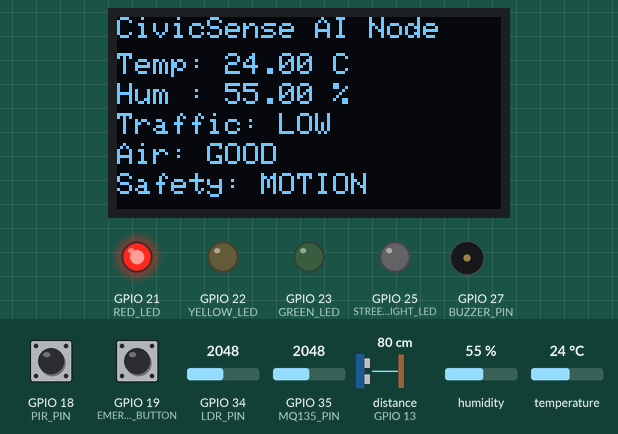
This sketch was run on a simulated ESP32. Shown: 128×64 one-colour display, output pins drawn as LEDs (lit = HIGH), buzzer (waves = sounding, pin HIGH). Wiring (from diagram.json): ultrasonic range finder: trigger GPIO 26; echo GPIO 13. Inputs (shaded band) come from the test bench; at power-on: distance to the obstacle (sensor on GPIO 13) 80 cm, GPIO 35 (MQ135_PIN) = 2048, GPIO 18 (PIR_PIN) HIGH, GPIO 19 (EMERGENCY_BUTTON) HIGH, GPIO 34 (LDR_PIN) = 2048, humidity 55 %, temperature 24 °C. The echo pulse lasts 58.3 µs per cm; pins used as bus, display or sensor lines are not drawn; what the sketch prints to the serial monitor is not drawn.

Above: at 3.2 s.
3.3 s: distance to the obstacle (sensor on GPIO 13) set to 54 cm
6.0 s: distance to the obstacle (sensor on GPIO 13) set to 46 cm
At 7.5 s:
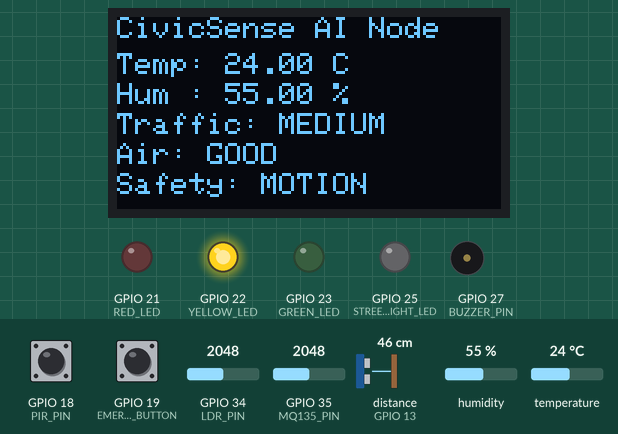
8.7 s: GPIO 35 (MQ135_PIN) set to 2171
11.5 s: GPIO 35 (MQ135_PIN) set to 2272
At 13.3 s:
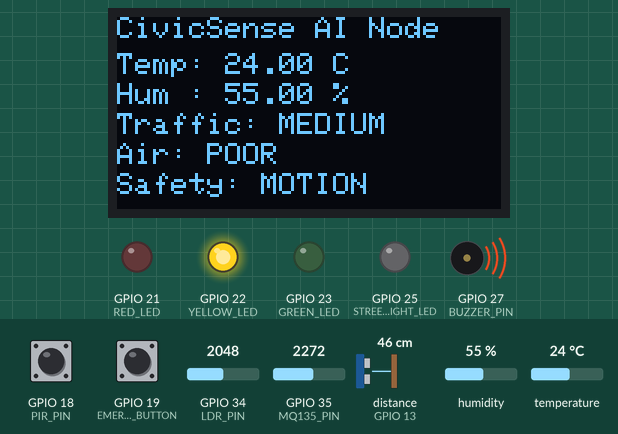
14.2 s: GPIO 18 (PIR_PIN) driven LOW
At 15.7 s:
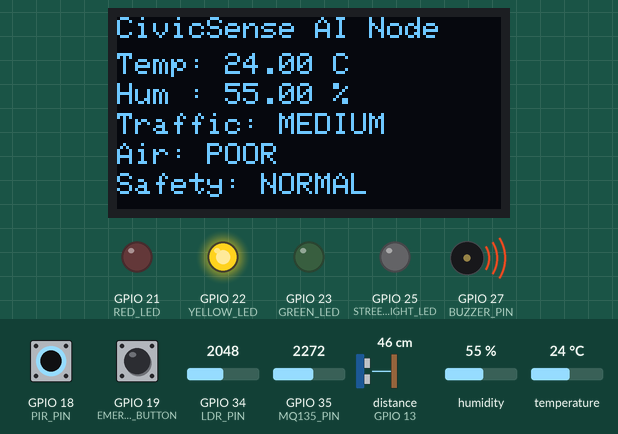
16.9 s: GPIO 19 (EMERGENCY_BUTTON) pulled LOW for 2.4 s
At 19.2 s:
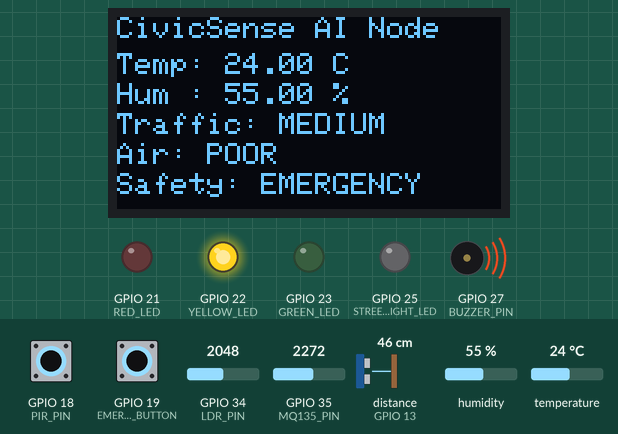
Timing chart, 0 to 20.7 s (numbered marks = the images above; inputs shaded):
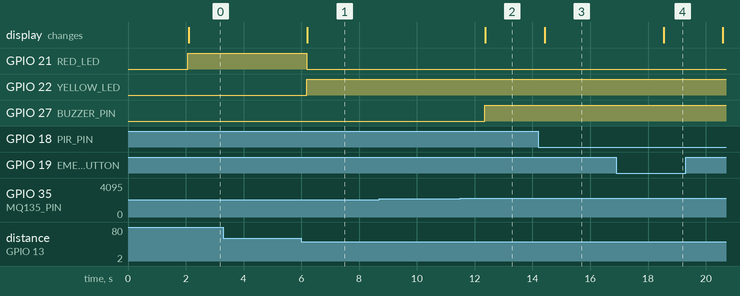

Measured:
- the behaviour switches between 52 and 51 cm on distance to the obstacle (sensor on GPIO 13) (found by bisection; images 0 and 1)
- the behaviour switches between 2200 and 2201 on GPIO 35 (MQ135_PIN) (found by bisection; images 1 and 2)
- after the input at 6.0 s, GPIO 21 (RED_LED): HIGH → LOW after 0.18 s; GPIO 22 (YELLOW_LED): LOW → HIGH after 0.18 s; the display: changes after 0.21 s (image 1)
- after the input at 11.5 s, GPIO 27 (BUZZER_PIN): LOW → HIGH after 0.85 s; the display: changes after 0.87 s (image 2)
- after the input at 14.2 s, the display: changes after 0.23 s (image 3)
- after the input at 16.9 s, the display: changes after 1.6 s (image 4)

The sketch:

code.ino
```cpp
#include <Wire.h>
#include <DHT.h>
#include <Adafruit_GFX.h>
#include <Adafruit_SSD1306.h>

// =======================
// PIN DEFINITIONS
// =======================

// Sensors
#define DHT_PIN 14
#define DHT_TYPE DHT22

#define ULTRASONIC_TRIG 26
#define ULTRASONIC_ECHO 13

#define LDR_PIN 34
#define MQ135_PIN 35

#define PIR_PIN 18
#define EMERGENCY_BUTTON 19

// Outputs
#define RED_LED 21
#define YELLOW_LED 22
#define GREEN_LED 23
#define STREETLIGHT_LED 25
#define BUZZER_PIN 27

// OLED
#define OLED_SDA 4
#define OLED_SCL 5
#define SCREEN_WIDTH 128
#define SCREEN_HEIGHT 64
#define OLED_RESET -1

// =======================
// OBJECTS
// =======================

DHT dht(DHT_PIN, DHT_TYPE);

Adafruit_SSD1306 display(
  SCREEN_WIDTH,
  SCREEN_HEIGHT,
  &Wire,
  OLED_RESET
);

// =======================
// THRESHOLDS
// =======================

int lightThreshold = 1800;       // Lower/higher may need adjustment
int trafficDistanceHigh = 20;    // cm
int trafficDistanceMedium = 50;  // cm
int airQualityThreshold = 2200;  // MQ135 analog rough threshold

// =======================
// VARIABLES
// =======================

float temperature = 0;
float humidity = 0;
long distanceCM = 0;
int lightValue = 0;
int airQualityValue = 0;
int pirState = 0;
int emergencyState = 1;

String trafficStatus = "LOW";
String airStatus = "GOOD";
String streetlightStatus = "OFF";
String safetyStatus = "NORMAL";

// =======================
// ULTRASONIC FUNCTION
// =======================

long readDistanceCM() {
  digitalWrite(ULTRASONIC_TRIG, LOW);
  delayMicroseconds(2);

  digitalWrite(ULTRASONIC_TRIG, HIGH);
  delayMicroseconds(10);
  digitalWrite(ULTRASONIC_TRIG, LOW);

  long duration = pulseIn(ULTRASONIC_ECHO, HIGH, 30000);

  if (duration == 0) {
    return -1;
  }

  long distance = duration * 0.034 / 2;
  return distance;
}

// =======================
// TRAFFIC CONTROL FUNCTION
// =======================

void updateTrafficSignal(String status) {
  digitalWrite(RED_LED, LOW);
  digitalWrite(YELLOW_LED, LOW);
  digitalWrite(GREEN_LED, LOW);

  if (status == "HIGH") {
    digitalWrite(GREEN_LED, HIGH);
  }
  else if (status == "MEDIUM") {
    digitalWrite(YELLOW_LED, HIGH);
  }
  else {
    digitalWrite(RED_LED, HIGH);
  }
}

// =======================
// BUZZER CONTROL
// =======================

void buzzerAlert(bool alert) {
  if (alert) {
    digitalWrite(BUZZER_PIN, HIGH);
  } else {
    digitalWrite(BUZZER_PIN, LOW);
  }
}

// =======================
// OLED DISPLAY FUNCTION
// =======================

void updateOLED() {
  display.clearDisplay();

  display.setTextSize(1);
  display.setTextColor(SSD1306_WHITE);

  display.setCursor(0, 0);
  display.println("CivicSense AI Node");

  display.setCursor(0, 12);
  display.print("Temp: ");
  display.print(temperature);
  display.println(" C");

  display.setCursor(0, 22);
  display.print("Hum : ");
  display.print(humidity);
  display.println(" %");

  display.setCursor(0, 32);
  display.print("Traffic: ");
  display.println(trafficStatus);

  display.setCursor(0, 42);
  display.print("Air: ");
  display.println(airStatus);

  display.setCursor(0, 52);
  display.print("Safety: ");
  display.println(safetyStatus);

  display.display();
}

// =======================
// SETUP
// =======================

void setup() {
  Serial.begin(115200);

  // Start I2C with custom ESP32 pins
  Wire.begin(OLED_SDA, OLED_SCL);

  dht.begin();

  pinMode(ULTRASONIC_TRIG, OUTPUT);
  pinMode(ULTRASONIC_ECHO, INPUT);

  pinMode(LDR_PIN, INPUT);
  pinMode(MQ135_PIN, INPUT);

  pinMode(PIR_PIN, INPUT);
  pinMode(EMERGENCY_BUTTON, INPUT_PULLUP);

  pinMode(RED_LED, OUTPUT);
  pinMode(YELLOW_LED, OUTPUT);
  pinMode(GREEN_LED, OUTPUT);
  pinMode(STREETLIGHT_LED, OUTPUT);
  pinMode(BUZZER_PIN, OUTPUT);

  digitalWrite(RED_LED, LOW);
  digitalWrite(YELLOW_LED, LOW);
  digitalWrite(GREEN_LED, LOW);
  digitalWrite(STREETLIGHT_LED, LOW);
  digitalWrite(BUZZER_PIN, LOW);

  if (!display.begin(SSD1306_SWITCHCAPVCC, 0x3C)) {
    Serial.println("OLED not found. Check wiring/address.");
  } else {
    display.clearDisplay();
    display.setTextSize(1);
    display.setTextColor(SSD1306_WHITE);
    display.setCursor(0, 0);
    display.println("CivicSense AI");
    display.println("System Starting...");
    display.display();
    delay(2000);
  }

  Serial.println("=================================");
  Serial.println("CivicSense AI Node Started");
  Serial.println("Phase 1: Local Hardware Testing");
  Serial.println("=================================");
}

// =======================
// LOOP
// =======================

void loop() {
  // Read DHT22
  temperature = dht.readTemperature();
  humidity = dht.readHumidity();

  if (isnan(temperature) || isnan(humidity)) {
    Serial.println("DHT22 reading failed!");
    temperature = 0;
    humidity = 0;
  }

  // Read ultrasonic distance
  distanceCM = readDistanceCM();

  if (distanceCM == -1) {
    trafficStatus = "UNKNOWN";
  }
  else if (distanceCM <= trafficDistanceHigh) {
    trafficStatus = "HIGH";
  }
  else if (distanceCM <= trafficDistanceMedium) {
    trafficStatus = "MEDIUM";
  }
  else {
    trafficStatus = "LOW";
  }

  // Update traffic signal LEDs
  updateTrafficSignal(trafficStatus);

  // Read LDR
  lightValue = analogRead(LDR_PIN);

  if (lightValue < lightThreshold) {
    digitalWrite(STREETLIGHT_LED, HIGH);
    streetlightStatus = "ON";
  } else {
    digitalWrite(STREETLIGHT_LED, LOW);
    streetlightStatus = "OFF";
  }

  // Read MQ135
  airQualityValue = analogRead(MQ135_PIN);

  if (airQualityValue > airQualityThreshold) {
    airStatus = "POOR";
  } else {
    airStatus = "GOOD";
  }

  // Read PIR
  pirState = digitalRead(PIR_PIN);

  // Read emergency button
  emergencyState = digitalRead(EMERGENCY_BUTTON);

  bool emergencyPressed = (emergencyState == LOW);
  bool motionDetected = (pirState == HIGH);
  bool badAir = (airStatus == "POOR");

  if (emergencyPressed) {
    safetyStatus = "EMERGENCY";
  }
  else if (motionDetected) {
    safetyStatus = "MOTION";
  }
  else {
    safetyStatus = "NORMAL";
  }

  // Buzzer logic
  if (emergencyPressed || badAir) {
    buzzerAlert(true);
  } else {
    buzzerAlert(false);
  }

  // OLED update
  updateOLED();

  // Serial Monitor Output
  Serial.println("----------- CivicSense Data -----------");

  Serial.print("Temperature: ");
  Serial.print(temperature);
  Serial.println(" C");

  Serial.print("Humidity: ");
  Serial.print(humidity);
  Serial.println(" %");

  Serial.print("Distance: ");
  Serial.print(distanceCM);
  Serial.println(" cm");

  Serial.print("Traffic Status: ");
  Serial.println(trafficStatus);

  Serial.print("LDR Value: ");
  Serial.println(lightValue);

  Serial.print("Streetlight: ");
  Serial.println(streetlightStatus);

  Serial.print("MQ135 Air Value: ");
  Serial.println(airQualityValue);

  Serial.print("Air Status: ");
  Serial.println(airStatus);

  Serial.print("PIR Motion: ");
  Serial.println(motionDetected ? "YES" : "NO");

  Serial.print("Emergency Button: ");
  Serial.println(emergencyPressed ? "PRESSED" : "NORMAL");

  Serial.print("Safety Status: ");
  Serial.println(safetyStatus);

  Serial.println("---------------------------------------");
  Serial.println();

  delay(2000);
}
```
